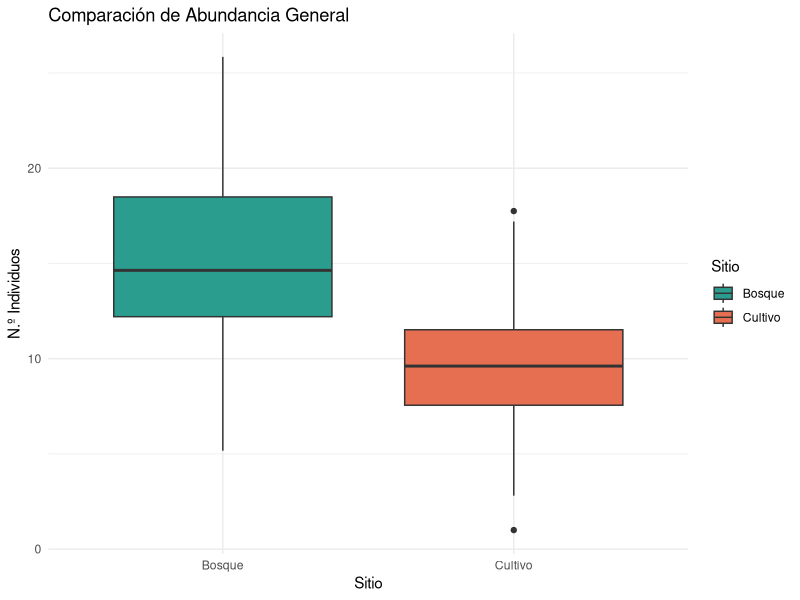
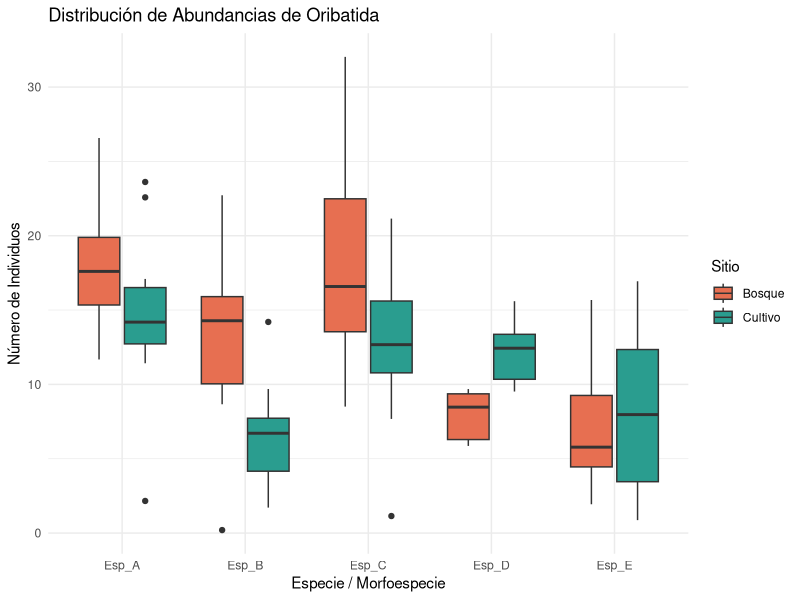

Source code (R) for these figures, in order:
## ---- chunk 1
library(ggplot2)
sitio <- rep(c("Bosque", "Cultivo"), each = 50)
especie <- rep(rep(c("Esp_A", "Esp_B", "Esp_C", "Esp_D", "Esp_E"), each = 10), 2)
set.seed(123)
ind <- c(rnorm(50, 15, 5), rnorm(50, 9, 4))
ind[ind < 0] <- 1
datos <- data.frame(Sitio = sitio, Individuos = ind)

ggplot(datos, aes(x = Sitio, y = Individuos, fill = Sitio)) +
  geom_boxplot() +
  labs(title = "Comparación de Abundancia General", y = "N.º Individuos") +
  theme_minimal() +
  scale_fill_manual(values = c("Bosque" = "#2a9d8f", "Cultivo" = "#e76f51"))
## ---- chunk 2
library(ggplot2)
sitio <- rep(c("Bosque", "Cultivo"), each = 50)
especie <- rep(rep(c("Esp_A", "Esp_B", "Esp_C", "Esp_D", "Esp_E"), each = 10), 2)
set.seed(123)
individuos <- c(
  rnorm(10, 18, 5), rnorm(10, 12, 6), rnorm(10, 22, 8), rnorm(10, 7, 3), rnorm(10, 7, 4),
  rnorm(10, 13, 7), rnorm(10, 6, 4), rnorm(10, 15, 6), rnorm(10, 11, 4), rnorm(10, 6, 5)
)
individuos[individuos < 0] <- 1
datos <- data.frame(Sitio = sitio, Especie = especie, Individuos = individuos)

ggplot(datos, aes(x = Especie, y = Individuos, fill = Sitio)) +
  geom_boxplot() +
  labs(title = "Distribución de Abundancias de Oribatida",
       x = "Especie / Morfoespecie", y = "Número de Individuos") +
  theme_minimal() +
  scale_fill_manual(values = c("Bosque" = "#e76f51", "Cultivo" = "#2a9d8f"))
